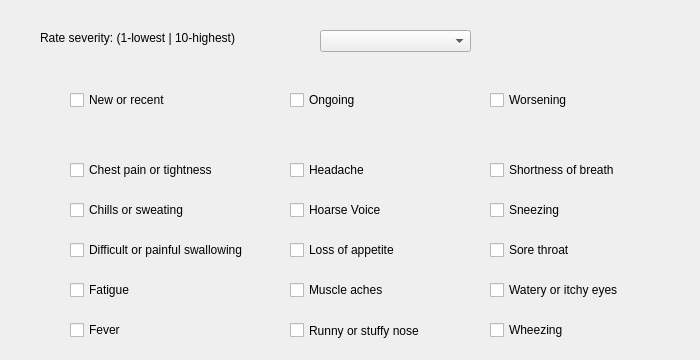
    <widget class="QWidget" name="t2">
     <attribute name="title">
      <string>Cough</string>
     </attribute>
     <widget class="QLabel" name="label_24">
      <property name="geometry">
       <rect>
        <x>40</x>
        <y>30</y>
        <width>271</width>
        <height>16</height>
       </rect>
      </property>
      <property name="text">
       <string>Rate severity: (1-lowest | 10-highest)</string>
      </property>
     </widget>
     <widget class="QCheckBox" name="cb35">
      <property name="geometry">
       <rect>
        <x>490</x>
        <y>320</y>
        <width>181</width>
        <height>20</height>
       </rect>
      </property>
      <property name="text">
       <string>Wheezing </string>
      </property>
     </widget>
     <widget class="QCheckBox" name="cb22">
      <property name="geometry">
       <rect>
        <x>290</x>
        <y>160</y>
        <width>171</width>
        <height>20</height>
       </rect>
      </property>
      <property name="text">
       <string>Headache</string>
      </property>
     </widget>
     <widget class="QCheckBox" name="cb34">
      <property name="geometry">
       <rect>
        <x>290</x>
        <y>310</y>
        <width>181</width>
        <height>41</height>
       </rect>
      </property>
      <property name="text">
       <string>Runny or stuffy nose </string>
      </property>
     </widget>
     <widget class="QCheckBox" name="cb24">
      <property name="geometry">
       <rect>
        <x>70</x>
        <y>200</y>
        <width>161</width>
        <height>20</height>
       </rect>
      </property>
      <property name="text">
       <string>Chills or sweating </string>
      </property>
     </widget>
     <widget class="QCheckBox" name="cb18">
      <property name="geometry">
       <rect>
        <x>70</x>
        <y>90</y>
        <width>201</width>
        <height>20</height>
       </rect>
      </property>
      <property name="text">
       <string>New or recent</string>
      </property>
     </widget>
     <widget class="QCheckBox" name="cb21">
      <property name="geometry">
       <rect>
        <x>70</x>
        <y>160</y>
        <width>191</width>
        <height>20</height>
       </rect>
      </property>
      <property name="text">
       <string>Chest pain or tightness </string>
      </property>
     </widget>
     <widget class="QCheckBox" name="cb32">
      <property name="geometry">
       <rect>
        <x>490</x>
        <y>280</y>
        <width>181</width>
        <height>20</height>
       </rect>
      </property>
      <property name="text">
       <string>Watery or itchy eyes </string>
      </property>
     </widget>
     <widget class="QCheckBox" name="cb23">
      <property name="geometry">
       <rect>
        <x>490</x>
        <y>160</y>
        <width>201</width>
        <height>20</height>
       </rect>
      </property>
      <property name="text">
       <string>Shortness of breath </string>
      </property>
     </widget>
     <widget class="QCheckBox" name="cb27">
      <property name="geometry">
       <rect>
        <x>70</x>
        <y>240</y>
        <width>221</width>
        <height>20</height>
       </rect>
      </property>
      <property name="text">
       <string>Difficult or painful swallowing </string>
      </property>
     </widget>
     <widget class="QCheckBox" name="cb31">
      <property name="geometry">
       <rect>
        <x>290</x>
        <y>280</y>
        <width>191</width>
        <height>20</height>
       </rect>
      </property>
      <property name="text">
       <string>Muscle aches </string>
      </property>
     </widget>
     <widget class="QCheckBox" name="cb33">
      <property name="geometry">
       <rect>
        <x>70</x>
        <y>320</y>
        <width>131</width>
        <height>20</height>
       </rect>
      </property>
      <property name="text">
       <string>Fever</string>
      </property>
     </widget>
     <widget class="QCheckBox" name="cb19">
      <property name="geometry">
       <rect>
        <x>290</x>
        <y>90</y>
        <width>151</width>
        <height>20</height>
       </rect>
      </property>
      <property name="text">
       <string>Ongoing</string>
      </property>
     </widget>
     <widget class="QComboBox" name="combo2">
      <property name="geometry">
       <rect>
        <x>320</x>
        <y>30</y>
        <width>151</width>
        <height>22</height>
       </rect>
      </property>
     </widget>
     <widget class="QCheckBox" name="cb28">
      <property name="geometry">
       <rect>
        <x>290</x>
        <y>240</y>
        <width>181</width>
        <height>20</height>
       </rect>
      </property>
      <property name="text">
       <string>Loss of appetite </string>
      </property>
     </widget>
     <widget class="QCheckBox" name="cb29">
      <property name="geometry">
       <rect>
        <x>490</x>
        <y>240</y>
        <width>141</width>
        <height>20</height>
       </rect>
      </property>
      <property name="text">
       <string>Sore throat </string>
      </property>
     </widget>
     <widget class="QCheckBox" name="cb30">
      <property name="geometry">
       <rect>
        <x>70</x>
        <y>280</y>
        <width>201</width>
        <height>20</height>
       </rect>
      </property>
      <property name="text">
       <string>Fatigue </string>
      </property>
     </widget>
     <widget class="QCheckBox" name="cb26">
      <property name="geometry">
       <rect>
        <x>490</x>
        <y>200</y>
        <width>171</width>
        <height>20</height>
       </rect>
      </property>
      <property name="text">
       <string>Sneezing</string>
      </property>
     </widget>
     <widget class="QCheckBox" name="cb25">
      <property name="geometry">
       <rect>
        <x>290</x>
        <y>200</y>
        <width>181</width>
        <height>20</height>
       </rect>
      </property>
      <property name="text">
       <string>Hoarse Voice</string>
      </property>
     </widget>
     <widget class="QCheckBox" name="cb20">
      <property name="geometry">
       <rect>
        <x>490</x>
        <y>90</y>
        <width>151</width>
        <height>20</height>
       </rect>
      </property>
      <property name="text">
       <string>Worsening</string>
      </property>
     </widget>
    </widget>
